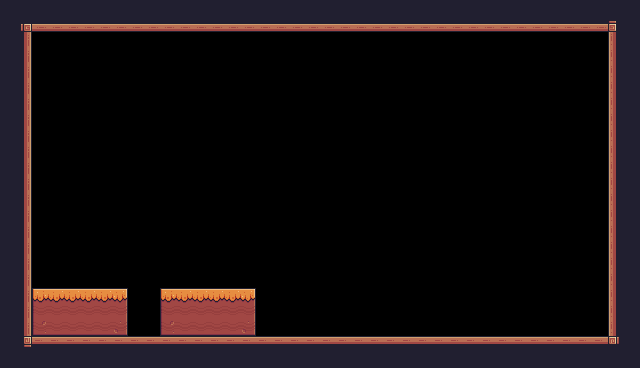

This game map was drawn from its Tiled (.tmx) file and the tilesets committed beside it. A one-line description and the full map source follow:
An orthogonal 40x23 tile map with 16x16 px tiles, 1 tile layer (Background) and 1 object (Player).

<map version="1.10" tiledversion="1.11.0" orientation="orthogonal" renderorder="right-down" width="40" height="23" tilewidth="16" tileheight="16" infinite="0" nextlayerid="3" nextobjectid="5">
 <tileset firstgid="1" source="Hidden Blade.tsx" />
 <layer id="1" name="Background" width="40" height="23">
  <data encoding="csv">
24,24,24,24,24,24,24,24,24,24,24,24,24,24,24,24,24,24,24,24,24,24,24,24,24,24,24,24,24,24,24,24,24,24,24,24,24,24,24,24,
24,92,134,134,134,134,134,134,134,134,134,134,134,134,134,134,134,134,134,134,134,134,134,134,134,134,134,134,134,134,134,134,134,134,134,134,134,134,93,24,
24,113,0,0,0,0,0,0,0,0,0,0,0,0,0,0,0,0,0,0,0,0,0,0,0,0,0,0,0,0,0,0,0,0,0,0,0,0,111,24,
24,113,0,0,0,0,0,0,0,0,0,0,0,0,0,0,0,0,0,0,0,0,0,0,0,0,0,0,0,0,0,0,0,0,0,0,0,0,111,24,
24,113,0,0,0,0,0,0,0,0,0,0,0,0,0,0,0,0,0,0,0,0,0,0,0,0,0,0,0,0,0,0,0,0,0,0,0,0,111,24,
24,113,0,0,0,0,0,0,0,0,0,0,0,0,0,0,0,0,0,0,0,0,0,0,0,0,0,0,0,0,0,0,0,0,0,0,0,0,111,24,
24,113,0,0,0,0,0,0,0,0,0,0,0,0,0,0,0,0,0,0,0,0,0,0,0,0,0,0,0,0,0,0,0,0,0,0,0,0,111,24,
24,113,0,0,0,0,0,0,0,0,0,0,0,0,0,0,0,0,0,0,0,0,0,0,0,0,0,0,0,0,0,0,0,0,0,0,0,0,111,24,
24,113,0,0,0,0,0,0,0,0,0,0,0,0,0,0,0,0,0,0,0,0,0,0,0,0,0,0,0,0,0,0,0,0,0,0,0,0,111,24,
24,113,0,0,0,0,0,0,0,0,0,0,0,0,0,0,0,0,0,0,0,0,0,0,0,0,0,0,0,0,0,0,0,0,0,0,0,0,111,24,
24,113,0,0,0,0,0,0,0,0,0,0,0,0,0,0,0,0,0,0,0,0,0,0,0,0,0,0,0,0,0,0,0,0,0,0,0,0,111,24,
24,113,0,0,0,0,0,0,0,0,0,0,0,0,0,0,0,0,0,0,0,0,0,0,0,0,0,0,0,0,0,0,0,0,0,0,0,0,111,24,
24,113,0,0,0,0,0,0,0,0,0,0,0,0,0,0,0,0,0,0,0,0,0,0,0,0,0,0,0,0,0,0,0,0,0,0,0,0,111,24,
24,113,0,0,0,0,0,0,0,0,0,0,0,0,0,0,0,0,0,0,0,0,0,0,0,0,0,0,0,0,0,0,0,0,0,0,0,0,111,24,
24,113,0,0,0,0,0,0,0,0,0,0,0,0,0,0,0,0,0,0,0,0,0,0,0,0,0,0,0,0,0,0,0,0,0,0,0,0,111,24,
24,113,0,0,0,0,0,0,0,0,0,0,0,0,0,0,0,0,0,0,0,0,0,0,0,0,0,0,0,0,0,0,0,0,0,0,0,0,111,24,
24,113,0,0,0,0,0,0,0,0,0,0,0,0,0,0,0,0,0,0,0,0,0,0,0,0,0,0,0,0,0,0,0,0,0,0,0,0,111,24,
24,113,0,0,0,0,0,0,0,0,0,0,0,0,0,0,0,0,0,0,0,0,0,0,0,0,0,0,0,0,0,0,0,0,0,0,0,0,111,24,
24,113,95,96,96,96,96,97,0,0,95,96,96,96,96,97,0,0,0,0,0,0,0,0,0,0,0,0,0,0,0,0,0,0,0,0,0,0,111,24,
24,113,117,118,118,118,118,119,0,0,117,118,118,118,118,119,0,0,0,0,0,0,0,0,0,0,0,0,0,0,0,0,0,0,0,0,0,0,111,24,
24,113,139,140,140,140,140,141,0,0,139,140,140,140,140,141,0,0,0,0,0,0,0,0,0,0,0,0,0,0,0,0,0,0,0,0,0,0,111,24,
24,114,90,90,90,90,90,90,90,90,90,90,90,90,90,90,90,90,90,90,90,90,90,90,90,90,90,90,90,90,90,90,90,90,90,90,90,90,115,24,
24,24,24,24,24,24,24,24,24,24,24,24,24,24,24,24,24,24,24,24,24,24,24,24,24,24,24,24,24,24,24,24,24,24,24,24,24,24,24,24
</data>
 </layer>
 <objectgroup id="2" name="SpawnPoints">
  <object id="1" name="Player" type="Player" x="47.33" y="223.33" width="32" height="32" />
 </objectgroup>
</map>
